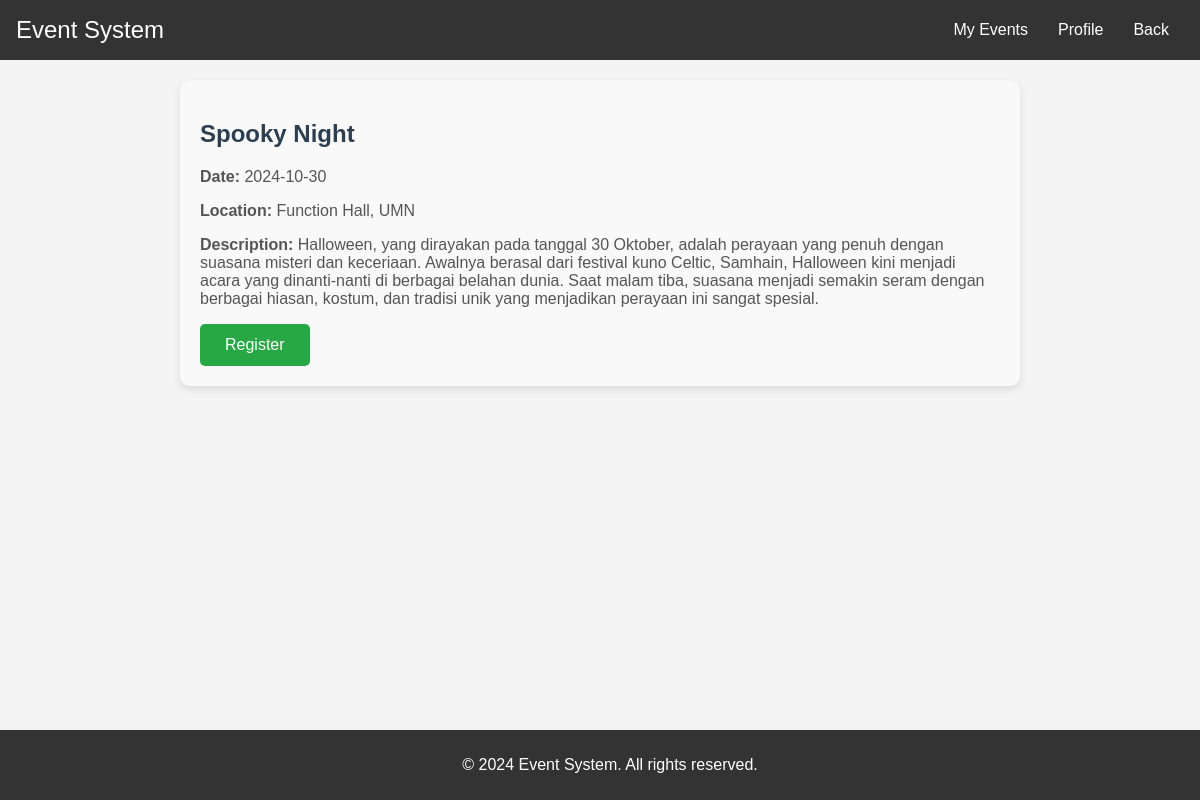
Page /user/event_detail.php?event_id=30 on the committed database.
### tables this page shows
CREATE TABLE `events` (
  `id` int(11) NOT NULL,
  `event_name` varchar(255) NOT NULL,
  `description` text NOT NULL,
  `event_date` date NOT NULL,
  `location` varchar(255) NOT NULL,
  `category` varchar(100) DEFAULT NULL,
  `event_status` enum('open','closed','canceled') DEFAULT 'open',
  `created_at` timestamp NOT NULL DEFAULT current_timestamp(),
  `max_participants` int(11) NOT NULL,
  `event_time` time NOT NULL,
  `image` varchar(255) NOT NULL,
  `banner` varchar(255) NOT NULL,
  `status` enum('open','closed','canceled') DEFAULT 'open',
  `image_url` varchar(255) DEFAULT NULL,
  `user_id` int(11) NOT NULL,
  `event_image` varchar(255) DEFAULT NULL,
  `event_banner` varchar(255) DEFAULT NULL,
  `capacity` int(11) NOT NULL DEFAULT 0,
  `current_registrants` int(11) NOT NULL DEFAULT 0
);

### user/event_detail.php (the view, shortened to what this page needs)
<?php
include_once __DIR__ . '/../includes/db.php';
$event_id = intval($_GET['event_id']);
$query = "SELECT * FROM events WHERE id = ?";
$stmt = $conn->prepare($query);
$stmt->bind_param("i", $event_id);
$stmt->execute();
$result = $stmt->get_result();
$event = $result->fetch_assoc();
?>
<!DOCTYPE html>
<html lang="en">
<head>
    <link rel="stylesheet" href="../assets/css/detail-style.css">
</head>
<body>
    <nav class="navbar">
        <div class="logo">Event System</div>
        <ul class="navbar-list">
            <li><a href="myevents.php">My Events</a></li>
            <li><a href="profile.php">Profile</a></li>
            <li><a href="javascript:history.back()">Back</a></li>
        </ul>
    </nav>
    <section id="event-detail">
        <h2><?php echo htmlspecialchars($event['event_name']); ?></h2>
        <p><strong>Date:</strong> <?php echo htmlspecialchars($event['event_date']); ?></p>
        <p><strong>Location:</strong> <?php echo htmlspecialchars($event['location']); ?></p>
        <p><strong>Description:</strong> <?php echo htmlspecialchars($event['description']); ?></p>
        <button id="register-btn" data-event-id="<?php echo $event_id; ?>">Register</button>
    </section>
    <footer class="footer">
        <p>&copy; 2024 Event System. All rights reserved.</p>
    </footer>
</body>
</html>

### assets/css/detail-style.css (style rules this page uses)
body { font-family: Arial, sans-serif; margin: 0; padding: 0; background-color: #f4f4f4; }
#event-detail { padding: 20px; margin: 20px auto; max-width: 800px; background-color: #f9f9f9; border-radius: 10px; box-shadow: 0 4px 8px rgba(0, 0, 0, 0.1); }
#event-detail h2 { color: #2c3e50; }
#event-detail p { color: #555; }
.footer { background-color: #333; color: white; padding: 10px; text-align: center; position: fixed; bottom: 0; width: 100%; }
.navbar { display: flex; justify-content: space-between; align-items: center; padding: 1rem; background-color: #333; color: white; }
.navbar .logo { font-size: 1.5rem; color: white; }
.navbar ul { list-style: none; display: flex; margin: 0; padding: 0; }
.navbar ul li { margin: 0 15px; }
.navbar ul li a { color: white; text-decoration: none; }
button#register-btn { padding: 12px 25px; background-color: #28a745; color: white; border: none; border-radius: 5px; font-size: 16px; cursor: pointer; transition: background-color 0.3s ease, transform 0.3s ease; }

### rows in the picture
events: event_name "Spooky Night", event_date "2024-10-30", location "Function Hall, UMN", description "Halloween, yang dirayakan pada tanggal 30 Oktober, adalah perayaan yang penuh dengan suasana misteri dan keceriaan. Awalnya berasal dari festival kuno Celtic, Samhain, Halloween kini menjadi acara yang dinanti-nanti di berbagai belahan dunia. Saat malam tiba, suasana menjadi semakin seram dengan berbagai hiasan, kostum, dan tradisi unik yang menjadikan perayaan ini sangat spesial."
